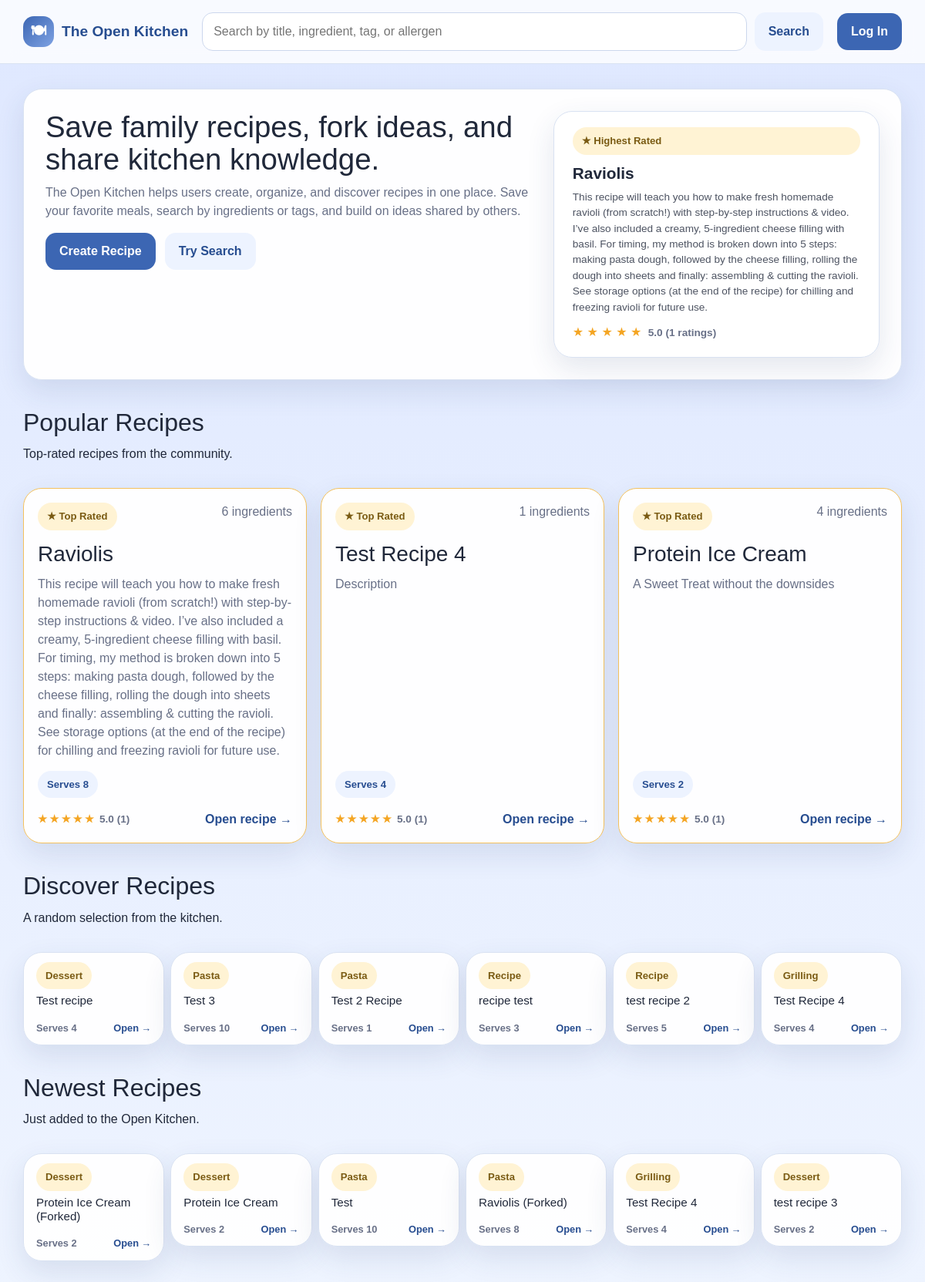
The page / on the database its author committed.
### app/models.py (models this page shows, shortened)
class Recipe(db.Model):
    __tablename__ = 'recipes'
    id = db.Column(db.Integer, primary_key=True)
    authorID = db.Column(db.Integer, db.ForeignKey('users.id'), nullable=False)
    title = db.Column(db.String(150), nullable=False)
    description = db.Column(db.Text, nullable=True)
    instructions = db.Column(db.Text, nullable=False)
    forkedFrom = db.Column(db.Integer, db.ForeignKey('recipes.id'), nullable=True)
    baseServings = db.Column(db.Integer, nullable=False)
    prepTime = db.Column(db.Integer, nullable=True)
    cookTime = db.Column(db.Integer, nullable=True)
    dateCreated = db.Column(db.DateTime, nullable=False, default=datetime.now)
    ingredients = db.relationship('Ingredient', backref='recipe', lazy=True, cascade='all, delete-orphan')
    categories = db.relationship('RecipeCategory', backref='recipe', lazy=True, cascade='all, delete-orphan')
    dietary_tags = db.relationship('RecipeDietaryTag', backref='recipe', lazy=True, cascade='all, delete-orphan')
    allergens = db.relationship('RecipeAllergen', backref='recipe', lazy=True, cascade='all, delete-orphan')

class Category(db.Model):
    __tablename__ = 'categories'
    id = db.Column(db.Integer, primary_key=True)
    name = db.Column(db.String(32), unique=True, nullable=False)

### app/routes.py (the view, shortened to what this page needs)
@app.route('/')
def dashboard():
    user = get_current_user()
    if user and user.role == 'curator':
        return redirect(url_for('curator_dashboard'))
    rated_subq = (
        db.session.query(Rating.recipeID, func.avg(Rating.stars).label('avg'), func.count(Rating.id).label('cnt'))
        .group_by(Rating.recipeID)
        .subquery()
    )
    top_recipe_obj = (
        db.session.query(Recipe)
        .join(rated_subq, Recipe.id == rated_subq.c.recipeID)
        .order_by(rated_subq.c.avg.desc(), rated_subq.c.cnt.desc())
        .first()
    )
    top_recipe = _recipe_card_data(top_recipe_obj) if top_recipe_obj else None
    popular_recipes = (
        db.session.query(Recipe)
        .join(rated_subq, Recipe.id == rated_subq.c.recipeID)
        .order_by(rated_subq.c.avg.desc(), rated_subq.c.cnt.desc())
        .limit(3)
        .all()
    )
    popular = [_recipe_card_data(r) for r in popular_recipes]
    all_recipes = Recipe.query.all()
    import random
    random_sample = random.sample(all_recipes, min(6, len(all_recipes)))
    random_recipes = [_recipe_card_data(r) for r in random_sample]
    newest_recipes = Recipe.query.order_by(Recipe.dateCreated.desc()).limit(6).all()
    newest = [_recipe_card_data(r) for r in newest_recipes]
    saved_recipes = []
    stats = {
        'recipes': Recipe.query.count(),
        'categories': Category.query.count(),
        'tags': DietaryTag.query.count(),
        'allergens': Allergen.query.count(),
    }
    return render_template('dashboard.html',
                           user=user,
                           top_recipe=top_recipe,
                           popular=popular,
                           random_recipes=random_recipes,
                           newest=newest,
                           saved_recipes=saved_recipes,
                           stats=stats)

### app/routes.py (called while the page is built)
def get_current_user():
    if 'user_id' in session:
        return User.query.get(session['user_id'])
    return None

def current_user_id():
    return session.get('user_id')

def _get_avg_rating(recipe_id):
    result = db.session.query(func.avg(Rating.stars), func.count(Rating.id)).filter_by(recipeID=recipe_id).one()
    avg = round(result[0], 1) if result[0] else None
    count = result[1]
    return avg, count

def _recipe_card_data(recipe):
    ingredient_count = Ingredient.query.filter_by(recipeID=recipe.id).count()
    category_links = RecipeCategory.query.filter_by(recipeID=recipe.id).all()
    category_names = [rc.category.name for rc in category_links if rc.category]
    avg_rating, rating_count = _get_avg_rating(recipe.id)
    return {
        'recipe': recipe,
        'ingredient_count': ingredient_count,
        'category_names': category_names,
        'avg_rating': avg_rating,
        'rating_count': rating_count,
    }

def _get_notifications():
    uid = current_user_id()
    if uid is None:
        return []
    return Notification.query.filter_by(userID=uid).order_by(Notification.dateCreated.desc()).all()

@app.context_processor
def inject_notifications():
    notifications = _get_notifications()
    has_unread = any(not n.isRead for n in notifications)
    return dict(notifications=notifications, has_unread=has_unread)

### app/templates/dashboard.html (shortened to what this page needs)
{% extends "base.html" %}
{% block content %}
<section class="hero-card">
    <div>
        <h1>Save family recipes, fork ideas, and share kitchen knowledge.</h1>
        <p class="hero-copy">
            The Open Kitchen helps users create, organize, and discover recipes in one place.
            Save your favorite meals, search by ingredients or tags, and build on ideas shared by others.
        </p>
        <div class="hero-actions">
            <a href="{{ url_for('create_recipe') }}" class="btn btn-primary">Create Recipe</a>
            <a href="{{ url_for('search', q='pasta') }}" class="btn btn-secondary">Try Search</a>
        </div>
    </div>
    {% if top_recipe %}
    <div class="stats-panel" style="display:flex; gap: 1rem; align-items:stretch;">
        <a href="{{ url_for('view_recipe', recipe_id=top_recipe.recipe.id) }}" style="text-decoration:none; color:inherit; flex: 3;">
            <div class="stat-card" style="height:100%; text-align:left; padding: 1.25rem 1.5rem; display:flex; flex-direction:column; justify-content:center;">
                <span class="mini-pill popular-badge" style="margin-bottom: 8px; display:inline-block;">★ Highest Rated</span>
                <div style="font-size: 1.3rem; font-weight: 700; margin-bottom: 6px;">{{ top_recipe.recipe.title }}</div>
                <div style="font-size: .85rem; opacity: .8; margin-bottom: 10px;">{{ top_recipe.recipe.description or 'A top-rated Open Kitchen recipe.' }}</div>
                <div>
                    {% for i in range(1, 6) %}
                    <span class="{% if i <= top_recipe.avg_rating|round(0,'floor')|int %}star-on{% else %}star-off{% endif %}">★</span>
                    {% endfor %}
                    <span class="rating-score" style="font-size:.85rem;">{{ top_recipe.avg_rating }} ({{ top_recipe.rating_count }} ratings)</span>
                </div>
            </div>
        </a>
    </div>
    {% endif %}
</section>
{% if popular %}
<section class="section-head" style="margin-top: 36px;">
    <div>
        <h2>Popular Recipes</h2>
        <p>Top-rated recipes from the community.</p>
    </div>
</section>
<div class="card-grid" style="align-items:stretch;">
    {% for item in popular %}
    <div class="recipe-card-wrap" style="display:flex; height:100%;">
        <a href="{{ url_for('view_recipe', recipe_id=item.recipe.id) }}" class="recipe-card-link" style="display:flex; flex:1;">
            <article class="recipe-card popular-card" style="display:flex; flex-direction:column; width:100%; height:100%;">
                <div class="recipe-card-top">
                    <span class="mini-pill popular-badge">★ Top Rated</span>
                    <span class="muted-small">{{ item.ingredient_count }} ingredients</span>
                </div>
                <h3>{{ item.recipe.title }}</h3>
                <p style="flex-grow:1;">{{ item.recipe.description or 'A top-rated Open Kitchen recipe.' }}</p>
                <div class="pill-row">
                    <span class="pill">Serves {{ item.recipe.baseServings }}</span>
                </div>
                <div class="recipe-card-footer">
                    <span class="card-stars">
                        {% for i in range(1, 6) %}<span class="{% if i <= item.avg_rating|round(0,'floor')|int %}star-on{% else %}star-off{% endif %}">★</span>{% endfor %}
                        <span class="rating-score">{{ item.avg_rating }} ({{ item.rating_count }})</span>
                    </span>
                    <span>Open recipe →</span>
                </div>
            </article>
        </a>
    </div>
    {% endfor %}
</div>
{% endif %}
{% if random_recipes %}
<section class="section-head" style="margin-top: 36px;">
    <div>
        <h2>Discover Recipes</h2>
        <p>A random selection from the kitchen.</p>
    </div>
</section>
<div class="row g-2">
    {% for item in random_recipes %}
    <div class="col-md-4 col-lg-2">
        <div class="recipe-card-wrap">
            <a href="{{ url_for('view_recipe', recipe_id=item.recipe.id) }}" class="recipe-card-link">
                <article class="recipe-card" style="padding: .75rem 1rem;">
                    <div class="recipe-card-top">
                        <span class="mini-pill">{{ item.category_names[0] if item.category_names else 'Recipe' }}</span>
                    </div>
                    <h3 style="font-size: .95rem; margin: 6px 0;">{{ item.recipe.title }}</h3>
                    <div class="recipe-card-footer" style="font-size: .8rem;">
                        <span class="muted-small">Serves {{ item.recipe.baseServings }}</span>
                        <span>Open →</span>
                    </div>
                </article>
            </a>
        </div>
    </div>
    {% endfor %}
</div>
{% endif %}
{% if newest %}
<section class="section-head" style="margin-top: 36px;">
    <div>
        <h2>Newest Recipes</h2>
        <p>Just added to the Open Kitchen.</p>
    </div>
</section>
<div class="row g-2">
    {% for item in newest %}
    <div class="col-md-4 col-lg-2">
        <div class="recipe-card-wrap">
            <a href="{{ url_for('view_recipe', recipe_id=item.recipe.id) }}" class="recipe-card-link">
                <article class="recipe-card" style="padding: .75rem 1rem;">
                    <div class="recipe-card-top">
                        <span class="mini-pill">{{ item.category_names[0] if item.category_names else 'Recipe' }}</span>
                    </div>
                    <h3 style="font-size: .95rem; margin: 6px 0;">{{ item.recipe.title }}</h3>
                    <div class="recipe-card-footer" style="font-size: .8rem;">
                        <span class="muted-small">Serves {{ item.recipe.baseServings }}</span>
                        <span>Open →</span>
                    </div>
                </article>
            </a>
        </div>
    </div>
    {% endfor %}
</div>
{% endif %}
{% endblock %}

### app/static/style.css (style rules this page uses)
:root { --bg-top: #dfe8ff; --bg-bottom: #eef4ff; --surface: rgba(255, 255, 255, 0.96); --surface-strong: #ffffff; --primary: #3c66b3; --primary-dark: #274d90; --accent: #f4c15d; --text: #20283a; --muted: #687087; --line: #d9e2f2; --shadow: 0 14px 36px rgba(40, 62, 113, 0.12); --radius-lg: 24px; --radius-md: 18px; --radius-sm: 12px; }
* { box-sizing: border-box; }
html, body { margin: 0; padding: 0; }
body { font-family: Arial, Helvetica, sans-serif; color: var(--text); background: linear-gradient(180deg, var(--bg-top) 0%, var(--bg-bottom) 100%); }
a { color: inherit; text-decoration: none; }
.btn { display: inline-flex; align-items: center; justify-content: center; gap: 8px; border: 0; border-radius: 14px; padding: 12px 18px; font-weight: 700; cursor: pointer; }
.btn-primary { background: var(--primary); color: white; }
.btn-secondary { background: #edf3ff; color: var(--primary-dark); }
.hero-card, .recipe-card, .form-card, .panel-card, .empty-state, .alert, .stat-card { background: var(--surface); border: 1px solid var(--line); border-radius: var(--radius-lg); box-shadow: var(--shadow); }
.hero-card { display: grid; grid-template-columns: 1.2fr .8fr; gap: 24px; padding: 28px; }
h1, h2, h3 { margin: 0 0 10px; }
.hero-card h1 { font-size: 2.4rem; line-height: 1.1; }
.hero-copy, .lead, .helper, .muted-small { color: var(--muted); }
.hero-actions, .pill-row, .form-actions { display: flex; gap: 12px; flex-wrap: wrap; }
.stats-panel { display: grid; grid-template-columns: 1fr 1fr; gap: 14px; }
.stat-card { padding: 20px; }
.section-head { display: flex; align-items: end; justify-content: space-between; gap: 16px; margin: 28px 0 16px; }
.card-grid { display: grid; grid-template-columns: repeat(3, minmax(0, 1fr)); gap: 18px; }
.recipe-card-link { display: block; }
.recipe-card { padding: 18px; transition: transform .16s ease, box-shadow .16s ease; }
.recipe-card-top, .content-grid { display: flex; justify-content: space-between; gap: 12px; }
.recipe-card h3 { margin-top: 14px; }
.recipe-card p { margin: 0 0 14px; color: var(--muted); }
.recipe-card-footer { margin-top: 16px; font-weight: 700; color: var(--primary-dark); }
.pill, .mini-pill { display: inline-flex; align-items: center; gap: 6px; border-radius: 999px; padding: 8px 12px; font-size: .82rem; font-weight: 700; }
.pill { background: #edf3ff; color: var(--primary-dark); }
.mini-pill { background: #fff3d4; color: #7a5b13; }
.recipe-card-footer { margin-top: 16px; font-weight: 700; color: var(--primary-dark); display: flex; justify-content: space-between; align-items: center; gap: 8px; }
.card-stars { display: inline-flex; align-items: center; gap: 3px; font-size: .85rem; }
.star-on { color: #f4a523; }
.rating-score { color: var(--muted); font-weight: 600; margin-left: 4px; }
.popular-card { border-color: #f4c15d; }
.popular-badge { background: #fff3d4 !important; color: #7a5b13 !important; }
.recipe-card-wrap { position: relative; }

### rows shown on the page
Recipe: recipe "Raviolis", recipe "This recipe will teach you how to make fresh homemade ravioli (from scratch!) with step-by-step instructions & video. I’ve also included a creamy, 5-ingredient cheese filling with basil. For timing, my method is broken down into 5 steps: making pasta dough, followed by the cheese filling, rolling the dough into sheets and finally: assembling & cutting the ravioli. See storage options (at the end of the recipe) for chilling and freezing ravioli for future use.", recipe "Raviolis", recipe "This recipe will teach you how to make fresh homemade ravioli (from scratch!) with step-by-step instructions & video. I’ve also included a creamy, 5-ingredient cheese filling with basil. For timing, my method is broken down into 5 steps: making pasta dough, followed by the cheese filling, rolling the dough into sheets and finally: assembling & cutting the ravioli. See storage options (at the end of the recipe) for chilling and freezing ravioli for future use.", recipe.baseServings "8"
Recipe: recipe "Test Recipe 4", recipe "Description", recipe.baseServings "4", recipe "Test Recipe 4", recipe.baseServings "4", recipe "Test Recipe 4", recipe.baseServings "4"
Recipe: recipe "Protein Ice Cream", recipe "A Sweet Treat without the downsides", recipe.baseServings "2", recipe "Protein Ice Cream", recipe.baseServings "2"
Category: name "Dessert", name "Dessert" "Dessert" "Dessert"
Recipe: recipe "Test recipe", recipe.baseServings "4"
Category: name "Pasta" "Pasta", name "Pasta" "Pasta"
Recipe: recipe "Test 3", recipe.baseServings "10"
Recipe: recipe "Test 2 Recipe", recipe.baseServings "1"
Recipe: recipe "recipe test", recipe.baseServings "3"
Recipe: recipe "test recipe 2", recipe.baseServings "5"
Category: name "Grilling", name "Grilling"
Recipe: recipe "Protein Ice Cream (Forked)", recipe.baseServings "2"
Recipe: recipe "Test", recipe.baseServings "10"
Recipe: recipe "Raviolis (Forked)", recipe.baseServings "8"
Recipe: recipe "test recipe 3", recipe.baseServings "2"

### other values the page prints
{{ top_recipe.avg_rating }} "5.0"
{{ top_recipe.rating_count }} "1"
{{ item.ingredient_count }} "6" "1" "4"
{{ item.avg_rating }} "5.0" "5.0" "5.0"
{{ item.rating_count }} "1" "1" "1"
{{ item.category_names[0] if item.category_names else 'Recipe' }} "Recipe" "Recipe"
